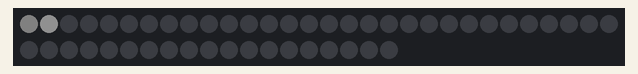
Simulated run of this sketch. Board: Arduino Uno, built with avr-gcc and run on an emulated ATmega328P. Parts: 49 RGB LEDs in strip order, left to right, continuing on the next row. Dim RGB values are drawn brighter than linear.

Above: at 0.5 s.
At 15.54 s:
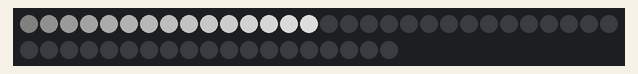
At 38.41 s:
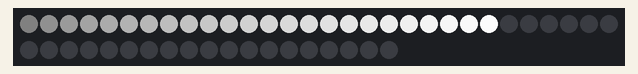

The sketch:

code_2_3.ino
```cpp
// smoothly fade LED brightness
#include <FastLED.h>

#define TOTAL_LEDS 49
#define CENTER_BRIGHTNESS 255 // Maximum brightness for center LEDs
#define CORNER_BRIGHTNESS 5   // Maximum brightness for corner LEDs

int fadeEffectDelay = 70; // Default delay
int fadeEffectSpeed = 10; // Default speed

#define DATA_PIN 3 // Digital pin connected to the LED

CRGB leds[TOTAL_LEDS];

void setup() {
  FastLED.addLeds<NEOPIXEL, DATA_PIN>(leds, TOTAL_LEDS);
  FastLED.show(); // Initialize LEDs
}

void loop() {
  // Fade in from the left
  for (int ledIndex = 0; ledIndex < TOTAL_LEDS; ledIndex++) {
    int center = TOTAL_LEDS / 2;
    int distanceToCenter = abs(center - ledIndex);
    int targetBrightness =
        CENTER_BRIGHTNESS -
        (distanceToCenter * (CENTER_BRIGHTNESS - CORNER_BRIGHTNESS) / center);

    fadeEffect(ledIndex, targetBrightness);

    FastLED.show();
    delay(fadeEffectDelay);
  }

  // Fade out to the right
  for (int ledIndex = TOTAL_LEDS - 1; ledIndex >= 0; ledIndex--) {
    int center = TOTAL_LEDS / 2;
    int distanceToCenter = abs(center - ledIndex);
    int targetBrightness =
        CENTER_BRIGHTNESS -
        (distanceToCenter * (CENTER_BRIGHTNESS - CORNER_BRIGHTNESS) / center);

    fadeEffect(ledIndex, targetBrightness);

    FastLED.show();
    delay(fadeEffectDelay);
  }
}

// Function to handle serial input for adjusting parameters
void handleSerialInput() {
  if (Serial.available() > 0) {
    char command = Serial.read();
    switch (command) {
    case 'd': // Adjust delay
      fadeEffectDelay = Serial.parseInt();
      break;
    case 's': // Adjust speed
      fadeEffectSpeed = Serial.parseInt();
      break;
    }
  }
}

// Function to smoothly fade LED brightness
void fadeEffect(int ledIndex, int targetBrightness) {
  int currentBrightness = 0;

  while (currentBrightness <= targetBrightness) {
    leds[ledIndex] =
        CRGB(currentBrightness, currentBrightness, currentBrightness);
    FastLED.show();
    delay(fadeEffectSpeed);
    currentBrightness++;
  }
}
```
